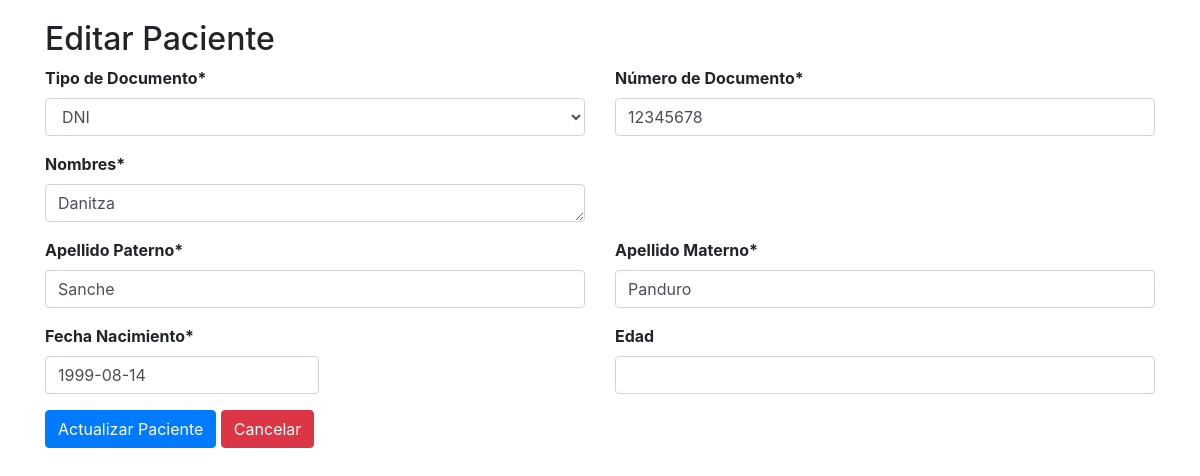
Screenshot of /editar/6 with the database file from the repository.
### pacientes/models.py (models this page shows)
class Pacientes(models.Model):
    tipo_documento = models.CharField(max_length=3, choices=[
        ('DNI', 'DNI'),
        ('CE', 'Carné de Extranjería'),
        ('IN', 'Indocumentado'),
    ], default='DNI')
    numero_documento = models.CharField(max_length=100, unique=True)
    nombres = models.TextField()
    appPaterno = models.CharField(max_length=100)
    appMaterno = models.CharField(max_length=100)
    fecha = models.DateField()

### pacientes/views.py (the view)
# urls.py: path('editar/<int:pk>', EditarPacientes.as_view(), name="editar-pacientes"),
class EditarPacientes(UpdateView):
    template_name = 'editar-paciente.html'
    model = Pacientes
    form_class = PacienteForm
    success_url = reverse_lazy('listar-pacientes')

### pacientes/form.py
class PacienteForm(forms.models.ModelForm):
    class Meta:
        model = Pacientes
        fields = '__all__'
        widgets = {
                'fechaDeNacimiento': forms.DateInput(attrs={'type':'date'})
                }
        labels = {
                'tipo_documento' : 'Tipo de Documento',
                'numero_documento' : 'Número de Documento',
                'nombres' : 'Nombres',
                'appPaterno' : 'Apellido Paterno',
                'appMaterno': 'Apellido Materno',
                'fecha' : 'Fecha Nacimiento',
                }

### pacientes/templates/editar-paciente.html (shortened to what this page needs)
<!DOCTYPE html>
{% load staticfiles %}
<html lang="en">
    <head>
       <link href="{% static 'css/bootstrap.css' %}" rel="stylesheet">
       <link href="{% static 'css/main.css' %}" rel="stylesheet">
    </head>
<body>
    <div class="wrapper ">
        <div class="container container-fluid">
            <section class="section-editar">
                <div class="row">
                    <div class="col-12">
                        <h2 class="minsa-pacientes"> Editar Paciente</h2>
                    </div>
                </div>
                {% load crispy_forms_tags %}
                <form method="post">
                    <div class="row">
                        <div class="col-6">
                            <div class="form-group">
                                {{ form.tipo_documento|as_crispy_field }}
                            </div>
                        </div>
                        <div class="col-6">
                            <div class="form-group">
                                    {{ form.numero_documento|as_crispy_field }}
                            </div>
                        </div>
                    </div>
                    <div class="row">
                        <div class="col-6">
                            <div class="form-group hola">
                                    {{ form.nombres|as_crispy_field }}
                            </div>
                        </div>
                    </div>
                    <div class="row">
                        <div class="col-6">
                            <div class="form-group">
                                {{ form.appPaterno|as_crispy_field }}
                            </div>
                        </div>
                        <div class="col-6">
                            <div class="form-group">
                                    {{ form.appMaterno|as_crispy_field }}
                            </div>
                        </div>
                        </div>
                        <div class="row">
                        <div class="col-6">
                            <div class="form-group">
                                <div class="input-group date" data-date-format="dd-mm-yyyy">
                                    {{ form.fecha|as_crispy_field }}
                                </div>
                            </div>
                        </div>
                        <div class="col-6">
                            <div class="form-group">
                                <label>Edad</label>
                                <input type="text" class="form-control" id="inputEdad">
                                </div>
                        </div>
                    </div>
                    <button type="submit" class="btn btn-primary">Actualizar Paciente</button>
                    <a href="/" class="btn btn-danger">Cancelar</a>
                </form>
            </section>
        </div>
    </div>
</body>
</html>

### pacientes/static/css/main.css (style rules this page uses)
.wrapper { padding: 20px; }
.form-group label { font-weight: bold; }
.section-editar .controls .select, .section-editar .controls .textarea, .section-editar .controls .textinput { border:4px solid blue; display: block; width: 100%; height: calc(2.25rem + 2px); padding: .375rem .75rem; font-size: 1rem; font-weight: 400; line-height: 1.5; color: #495057; background-color: #fff; background-clip: padding-box; border: 1px solid #ced4da; border-radius: .25rem; transition: border-color .15s ease-in-out,box-shadow .15s ease-in-out; }
input#id_fecha { display: block; width: 100%; height: calc(2.25rem + 2px); padding: .375rem .75rem; font-size: 1rem; font-weight: 400; line-height: 1.5; color: #495057; background-color: #fff; background-clip: padding-box; border: 1px solid #ced4da; border-radius: .25rem; transition: border-color .15s ease-in-out,box-shadow .15s ease-in-out; }

### rows the page displays
Pacientes: tipo_documento "DNI", numero_documento "12345678", nombres "Danitza", appPaterno "Sanche", appMaterno "Panduro", fecha "1999-08-14"
